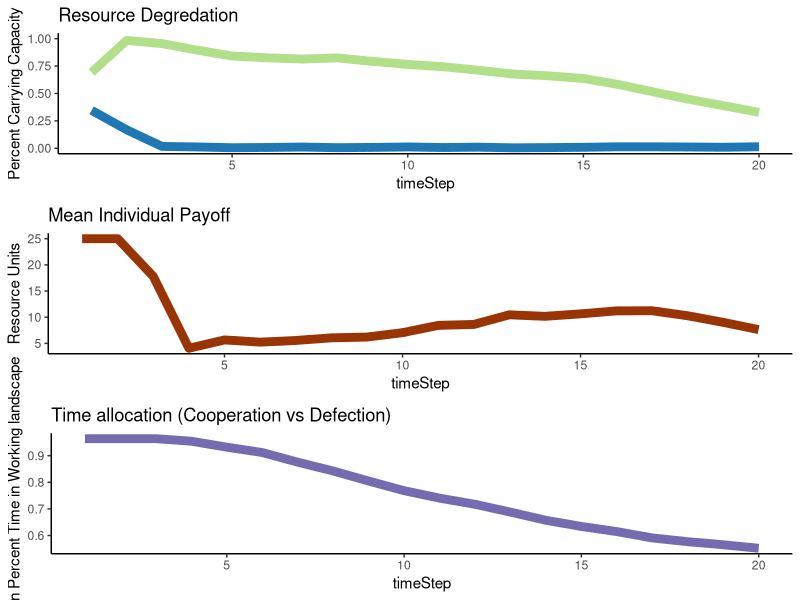

This figure's R source:
library(ggplot2)

abm<-function(#Specified parameters
  Individuals=100, #number of total resource users in a population
  
  TotalCarryingCapacity=10000, #total available resource units
  
  StartPercCarryingCapacity = 0.7, #amount of resources available in the landscape at the start in proportion to CC
  
  PercProtected=0.3, #percent of the total resource that's in a protected area
  
  CoopPercStart=0.9, #percent of individuals who start by following the rules at t0
  
  TimeSteps=20,
  ResourceRegenerationPerTimeStep=1.5,
  harvestMax=25){
  
  ## Set parameters
  PercWorking= 1-PercProtected #percent of resource in a working landscape
  TotalCCResourceProtected=PercProtected*TotalCarryingCapacity #total resource units in carrying capacity of protected area
  TotalCCResourceWorking=PercWorking*TotalCarryingCapacity #total resource units in carrying capacity of working area
  StartResourceWorking = TotalCCResourceWorking*StartPercCarryingCapacity #number of resources in the working landscape starting
  StartResourceProtected = TotalCCResourceProtected*StartPercCarryingCapacity #number of resources in the protected landscape starting
  CoopNumStart= as.integer(CoopPercStart*Individuals) #number of individuals cooperating fully at t0
  DefNumStart= Individuals - CoopNumStart#number of individuals defecting at t0
  PercTimeProtected = c(rep(0,CoopNumStart),rbeta(DefNumStart,1,2)) #percent of their foraging time each indv spends in the PA
  PercTimeWorking = (1-PercTimeProtected)#percent of their foraging time each indv spends in the working landscape
  
  agents<-data.frame(PercTimeProtected,
                     PercTimeWorking,
                     PayoffProtectedLastTime = rep(NA,Individuals),
                     PayoffWorkingLastTime= rep(NA,Individuals))   #dataframe to be filled with initial payoffs
  
  ProtectPerDefect<-as.integer(StartResourceProtected/DefNumStart) #protected area resources per each individual harvesting there
  WorkingPerTotal<-as.integer(StartResourceWorking/Individuals) #working landscape resources per individual
  
  for ( i in 1:nrow(agents)){  #fill the starting df percent payoff from the protected landscape is a function of the amount 
    agent2<-agents[i,]   #of resources there per individual searching there, and a random draw with a chance of success equal to time spent
    agents[i,4]<-rbinom(1,WorkingPerTotal,agent2$PercTimeWorking)
    agents[i,4]<-ifelse(agents[i,4]>harvestMax,harvestMax,agents[i,4])
    agents[i,3]<- ifelse(agents[i,4]<= harvestMax,rbinom(1,ProtectPerDefect,agent2$PercTimeProtected),0) #if they didnt get the max harvest, then 
    agents[i,3]<-ifelse(agents[i,3]>harvestMax-agents[i,4],harvestMax-agents[i,4],agents[i,3])
    } #see what they get from the working landscape first
  
  
  
  agents$PayoffTotalLastTime<- agents$PayoffProtectedLastTime + agents$PayoffWorkingLastTime #total payoff is the sum of what they get from both areas
   
  
  output<-data.frame(timeStep = 1:TimeSteps, #create df to fill with the outputs from each time step
                     meanTimeProtect = rep(NA,TimeSteps),
                     meanTimeWorking = rep(NA,TimeSteps),
                     NumResourcesProtect = rep(NA,TimeSteps),
                     percCCProtect = rep(NA,TimeSteps),
                     NumResourcesWorking = rep(NA,TimeSteps),
                     percCCWorking = rep(NA,TimeSteps),
                     meanPayoff = rep(NA,TimeSteps))

output$meanTimeProtect[1] <- mean(agents$PercTimeProtected)  #fill it with the outouts from time 1
output$meanTimeWorking[1]  <- mean(agents$PercTimeWorking) 
output$NumResourcesProtect[1] <- StartResourceProtected-sum(agents$PayoffProtectedLastTime) 
output$NumResourcesWorking[1] <- StartResourceWorking-sum(agents$PayoffWorkingLastTime) 
output$percCCProtect[1]  <- output$NumResourcesProtect[1]/TotalCCResourceProtected
output$percCCWorking[1]  <- output$NumResourcesWorking[1]/TotalCCResourceWorking
output$meanPayoff[1]  <- mean(agents$PayoffTotalLastTime) 

  

for (t in 2:TimeSteps){  #run the abm for all o fthe time steps
  
#choose new strategy  

LastTimeAgents<-agents  #save the agents from the pervious time to a new df

LastTimePercTimeProtected<-LastTimeAgents$PercTimeProtected  #pull out the previous pretected foraging times as vector
LastTimePercWorking<-LastTimeAgents$PercTimeWorking  #pull out the previous working foraging times as vector

PercTimeProtected<-rep(NA,length(PercTimeProtected))  #nullify the previous perc time protected vector so we can fill it later and be confident the values changed
 for (j in 1:nrow(LastTimeAgents)){  
  ThisAgent<-LastTimeAgents[j,]      #modify the foraging strategy of each agent individualls
  OtherAgents<-LastTimeAgents[-j,]   #dataframe of ther agents for them to copy from
  ThisAgentPayoff<-ThisAgent$PayoffTotalLastTime   #payoff last time period for this agent
  OtherAgentSpecific<-OtherAgents[sample(nrow(OtherAgents),1),] #choose a specific agent for them to get paired up with
  OtherAgentPayoff<-OtherAgentSpecific$PayoffTotalLastTime  #Payoff the other agent recieved
  OtherAgentPercProtect<-OtherAgentSpecific$PercTimeProtected #strategy of other agent
  ThisAgentPercProtect<-ThisAgent$PercTimeProtected  #strategy of this agent
  
  PercTimeProtected[j]<-ifelse(ThisAgentPayoff >=OtherAgentPayoff,ThisAgent$PercTimeProtected,
                            (ThisAgentPercProtect+((OtherAgentPercProtect-ThisAgentPercProtect)/2))) #vector of new strategies
  
  #if this agent did better than the randomly selected agent then they keep their strategy
  #if they did worse thnan they modify their strategy to be the difference between their previou sstrategy and the randomly selected agent
  
}
  
PercTimeWorking<- 1-PercTimeProtected   #time foraging in the working landscape


agents<-data.frame(PercTimeProtected,   #new agent dataframe to fill
                   PercTimeWorking,
                   PayoffProtectedLastTime = rep(NA,Individuals),
                   PayoffWorkingLastTime= rep(NA,Individuals)) 


#New resource pools to pull from
#make sure they dont regenerate past their carrying capacity

NewProtectedResourcesTotal<-output$NumResourcesProtect[t-1] * ResourceRegenerationPerTimeStep
NewProtectedResourcesTotal<-ifelse(NewProtectedResourcesTotal<=  TotalCCResourceProtected,NewProtectedResourcesTotal, TotalCCResourceProtected)
NewWorkingResourcesTotal<-output$NumResourcesWorking[t-1] * ResourceRegenerationPerTimeStep
NewWorkingResourcesTotal<-ifelse(NewWorkingResourcesTotal<=TotalCCResourceWorking,NewWorkingResourcesTotal,TotalCCResourceWorking)

ProtectPerDefect<-as.integer(NewProtectedResourcesTotal/nrow(agents[agents$PercTimeProtected>0,])) #protected area resources per each individual harvesting there  
WorkingPerTotal<-as.integer(NewWorkingResourcesTotal/Individuals)


for ( i in 1:nrow(agents)){  #fill the starting df percent payoff from the protected landscape is a function of the amount 
  agent2<-agents[i,]   #of resources there per individual searching there, and a random draw with a chance of success equal to time spent
  agents[i,4]<-rbinom(1,WorkingPerTotal,agent2$PercTimeWorking)
  agents[i,4]<-ifelse(agents[i,4]>harvestMax,harvestMax,agents[i,4])
  agents[i,3]<- ifelse(agents[i,4]<= harvestMax,rbinom(1,ProtectPerDefect,agent2$PercTimeProtected),0) #if they didnt get the max harvest, then 
  agents[i,3]<-ifelse(agents[i,3]>harvestMax-agents[i,4],harvestMax-agents[i,4],agents[i,3])
} #see what they get from the working landscape first



agents$PayoffTotalLastTime<- agents$PayoffProtectedLastTime + agents$PayoffWorkingLastTime #total payoff is the sum of what they get from both areas

output$meanTimeProtect[t] <- mean(agents$PercTimeProtected)  #fill it with the outouts from time 1
output$meanTimeWorking[t]  <- mean(agents$PercTimeWorking) 
output$NumResourcesProtect[t] <- NewProtectedResourcesTotal-sum(agents$PayoffProtectedLastTime) 
output$NumResourcesWorking[t]  <- NewWorkingResourcesTotal-sum(agents$PayoffWorkingLastTime)
output$percCCProtect[t]  <- output$NumResourcesProtect[t]/TotalCCResourceProtected
output$percCCWorking[t]  <- output$NumResourcesWorking[t]/TotalCCResourceWorking
output$meanPayoff[t]  <- mean(agents$PayoffTotalLastTime)

}

#par(mfrow=c(4,1))
#plot(output$percCCProtect, type = 'l',col="green")
#plot(output$percCCWorking, type = 'l',col="brown")
#plot(output$meanPayoff, type = 'l',col="red")
#plot(output$meanTimeWorking, type = 'l',col="purple")
#mtext(paste("Individuals=",Individuals,
 #           "  Total Resources=",TotalCarryingCapacity,
  #          "  Percent Protected=",PercProtected,
   #       "  Max Harvest=",harvestMax,
    #       "  Resource Regeneration=",ResourceRegenerationPerTimeStep,
     #       "  Percent Cooperating at start",CoopPercStart ), side=3, outer=TRUE, line=-3,cex=0.8)
p1<-ggplot(data=output,aes(x=timeStep))+
  geom_line(aes(y=percCCProtect),size=3,color="#b2df8a")+
  geom_line(aes(y=percCCWorking),size=3,color="#1f78b4")+
  ylim(0, 1.0)+theme_classic()+ylab("Percent Carrying Capacity")+
  scale_colour_manual(name = 'Area', 
                      values =c('#b2df8a'='#b2df8a','#1f78b4'='#1f78b4'), labels = c('Protected Area','Working Landscape'))+
  ggtitle("Resource Degredation")


p2<-ggplot(data=output,aes(x=timeStep))+
  geom_line(aes(y=meanPayoff),size=3,color="#993404")+
  theme_classic()+ylab("Resource Units")+
  ggtitle("Mean Individual Payoff")

p3<-ggplot(data=output,aes(x=timeStep))+
  geom_line(aes(y=meanTimeWorking),size=3,color="#756bb1")+
  theme_classic()+ylab("Mean Percent Time in Working landscape")+
  ggtitle("Time allocation (Cooperation vs Defection)")

x<-gridExtra::grid.arrange(p1,p2,p3,ncol=1)


 return(output) 
}



abm()
